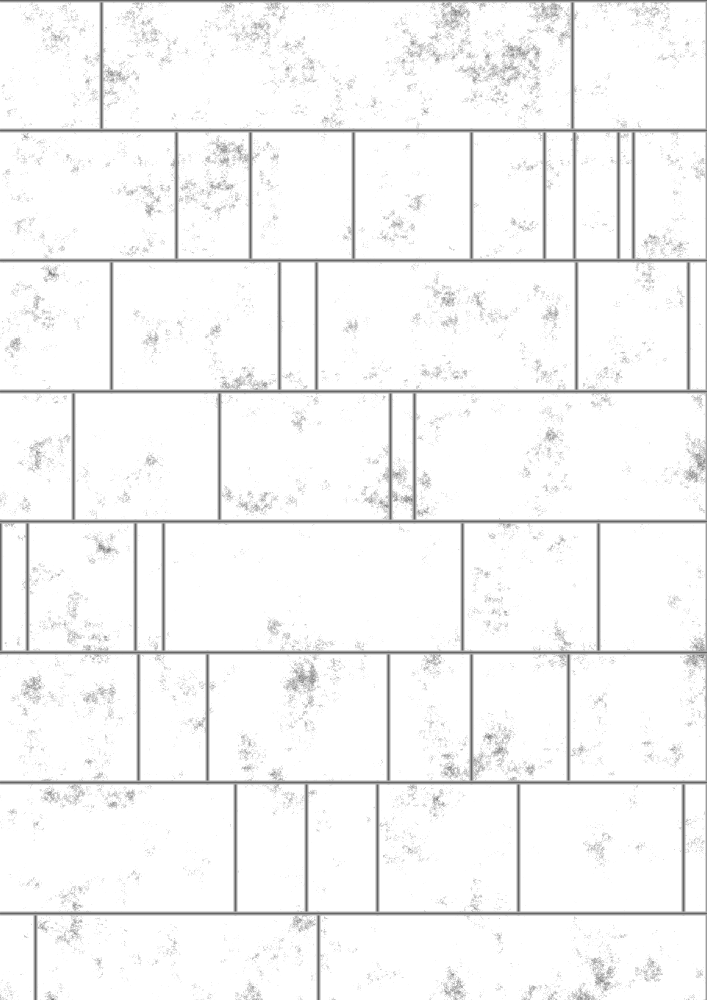
Frame 1 (no input)
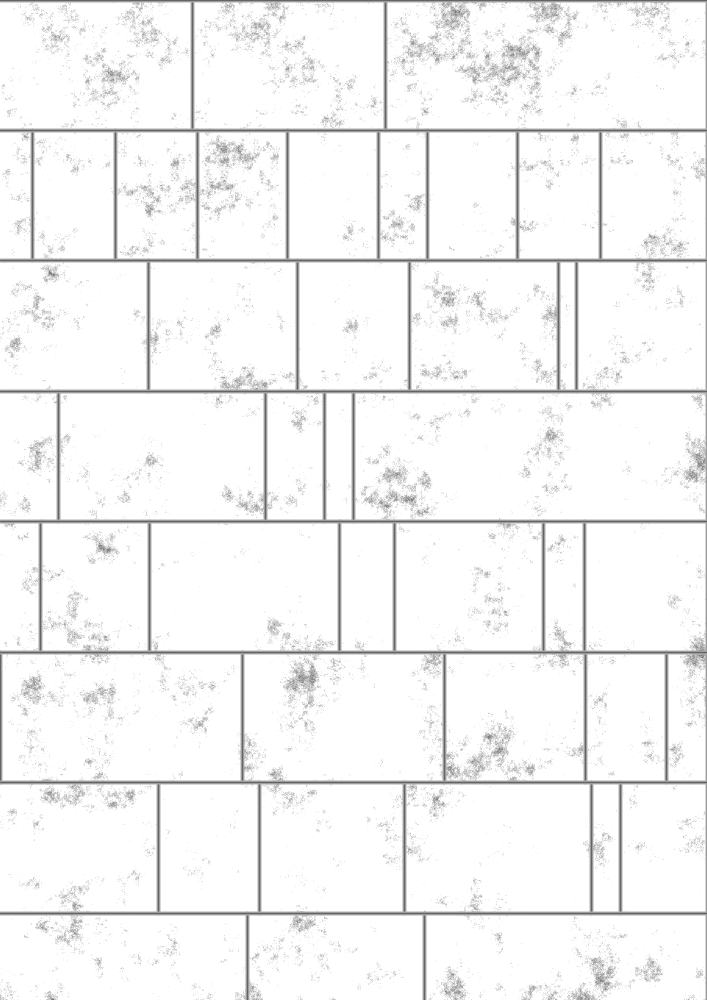
Frame 60 (the mouse pressed at the canvas centre just before this capture)
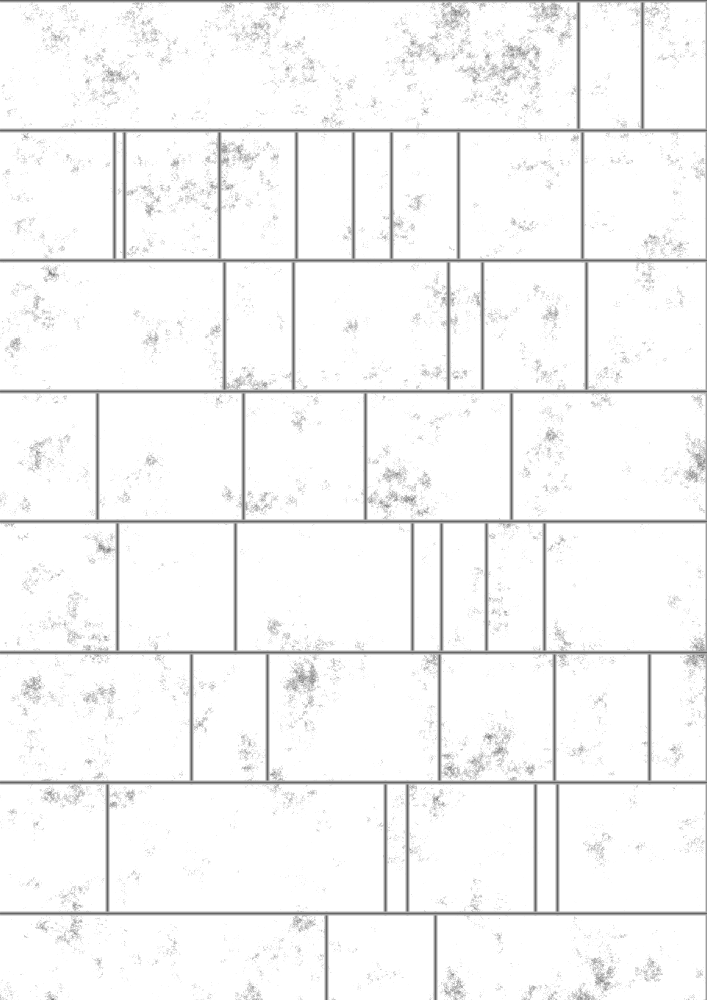
Frame 120 (the mouse held since frame 60 and released just before this capture)

The Processing sketch that drew these frames (run headless with seeded random() and noise(); from frame 60 on, the mouse is pressed at the canvas centre):

// Processing sketch: CegielkiProto
// ── CegielkiProto.pde

float increment = 0.02;

void setup()
{
  frameRate(3);
  background(255);
  stroke(100);
  strokeWeight(3);
  //noLoop();
  size(707, 1000);
}
float yoff = 0.0;
void draw() {
  //background(255);

  drawNoise();
  drawBricks();
}

void drawBricks() {
  int sum =0;
  float  y = 160;
  int[] t = {3, 9, 6, 5, 7, 6, 6, 3, 5};
  for (int i=0; i<t.length; i++) {
    int currentY = i;
    int[] a =  new int[t[i]];
    for (int j=0; j<t[i]; j++) {
      a[j] = int(random(1, 15));
      sum+=a[j];
      print(a[j] + " ");
    }

    println();
    int current = 0;

    for (int j=0; j<t[i]; j++) {
      current+=a[j];
      float c = map(current, 1, sum, 0, width);
      y = map(t.length/2, 1, t.length+15, 0, height);
      // strokeWeight(t[i]);
      stroke(175);
      strokeWeight(4);
      line(c, i*y, c, y*(i+1));
      stroke(100);
      strokeWeight(1.5);
      line(c, i*y, c, y*(i+1));
    }
    sum=0;
    current =0;
    stroke(175);
    strokeWeight(4);
    line(0, y*i, width, y*i);
    stroke(100);
    strokeWeight(1.5);
    line(0, y*i, width, y*i);
  }
}

void drawNoise()
{
  loadPixels();

  float xoff = 0.0; // Start xoff at 0
  float detail = map(random(0, 400), 0, width, 0.9, 0.8);
  noiseDetail(8, detail);

  // For every x,y coordinate in a 2D space, calculate a noise value and produce a brightness value
  for (int x = 0; x < width; x++) {
    xoff += increment;   // Increment xoff 
    float yoff = 0.0;   // For every xoff, start yoff at 0
    for (int y = 0; y < height; y++) {
      yoff += increment; // Increment yoff

      // Calculate noise and scale by 255
      float bright = noise(xoff, yoff) * 255;

      // Try using this line instead
      //float bright = random(0,255);

      // Set each pixel onscreen to a grayscale value
      pixels[x+y*width] = color(bright);
    }
  }

  updatePixels();
}
